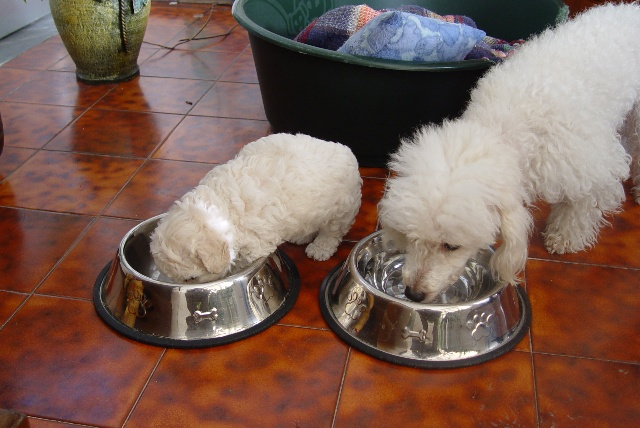
#> input picture resources/dogs.jpg, 640 x 428 px
$ jupyter execute '008.Bitwise Operators and Masking.ipynb'   (shell and % lines are left out)
#> lines starting #> are read from the running program, lines starting #| are printed output that depends on the picture; after the words box and inside, x2 and y2 are one past the last pixel; in counts of white or black regions, pixels touching at a corner belong together
### notebook_util.py
from functools import partial

def imshow(cv2, name, input, fig_size=None, cmap="gray"):
    """
    params:
        name - The "title" that would show on OpenCv window.
        input - the input data
        **the two params are the existing parameters in opencv.imshow**
        fig_size - receives a tuple for the image size to be printed in the notebook
        cmap - a matplotlib-compliant color map code to use in our image
    """
    ## by default, we'll infer the image rendering size by the input shape
    ## assuming a density of 80 dpi
    if fig_size is None:
        dpi = 80
        im_data = input
        try:
            height, width, depth = im_data.shape
        except:
            height, width = im_data.shape
        fig_size = width / float(dpi), height / float(dpi)

    try:
        input = cv2.cvtColor(input,cv2.COLOR_BGR2RGB)
    except :
        input = input

    import matplotlib.pyplot as plt
    get_ipython().magic(u'matplotlib inline')

    fig, ax = plt.subplots(figsize=fig_size)
    print("Showing Image: {}".format(name))
    ax.imshow(input, interpolation='none', aspect="auto", cmap=cmap)
    plt.show()

def override_imshow(cv2):
    ## from now on, cv2.imshow will call our function instead.
    cv2.imshow = partial(imshow, cv2)

### 008.Bitwise Operators and Masking.ipynb
[cell 1]
import notebook_util
import cv2
from matplotlib import pyplot as plt
import numpy as np
notebook_util.override_imshow(cv2)

[cell 2]
image_data = cv2.imread("./resources/dogs.jpg")
#> image_data is the input picture: shape (428, 640, 3); mean B, G, R 85.1, 96, 124.2

cv2.imshow("Image", image_data)

[cell 3]
image_data.shape
#> Out = (428, 640, 3)

## Bitwise operations

[cell 4]
#lets initialize two masks with the same size as our image

mask1 = np.zeros(image_data.shape[:2], np.uint8)
mask2 = np.zeros(image_data.shape[:2], np.uint8)

cv2.rectangle(mask1, (90, 120), (380, 380), 255, -2)
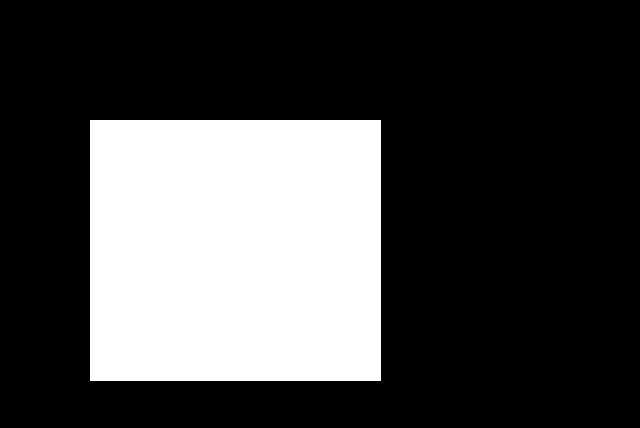
#> mask1: shape (428, 640); 27.7% white; 1 white region, box (x1, y1, x2, y2) and area: (90, 120, 381, 381) 75951
cv2.rectangle(mask2, (350, 10), (635, 380), 255, -2)
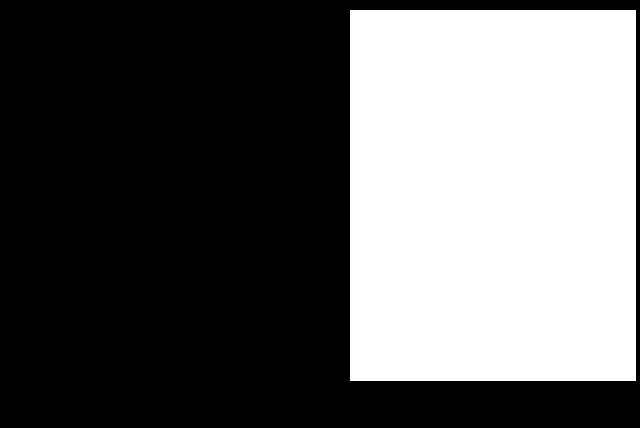
#> mask2: shape (428, 640); 38.7% white; 1 white region, box (x1, y1, x2, y2) and area: (350, 10, 636, 381) 106106

cv2.imshow("mask1", mask1)
cv2.imshow("mask2", mask2)

[cell 5]
# Shows only where they intersect
And = cv2.bitwise_and(mask1, mask2)
cv2.imshow("AND", And)
#> call 4 of imshow, with name = 'AND', cmap = 'gray'
#> in imshow (call 4), `input = cv2.cvtColor(input,cv2.COLOR_BGR2RGB)`:
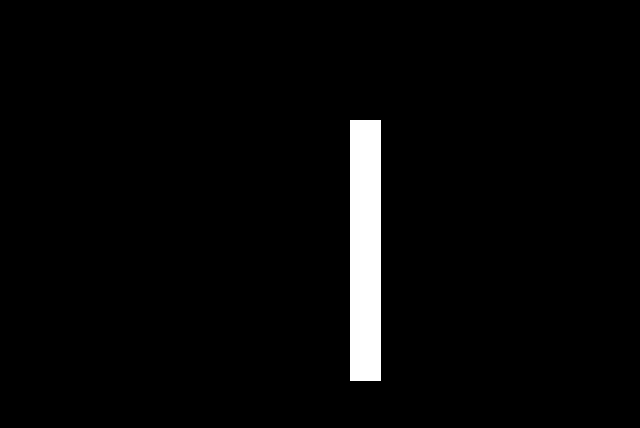
#> input: shape (428, 640, 3); 3% white; 1 white region, box (x1, y1, x2, y2) and area: (350, 120, 381, 381) 8091

[cell 6]
# Shows where either square or ellipse is
bitwiseOr = cv2.bitwise_or(mask1, mask2)
cv2.imshow("OR", bitwiseOr)
#> in imshow (call 5), `input = cv2.cvtColor(input,cv2.COLOR_BGR2RGB)`:
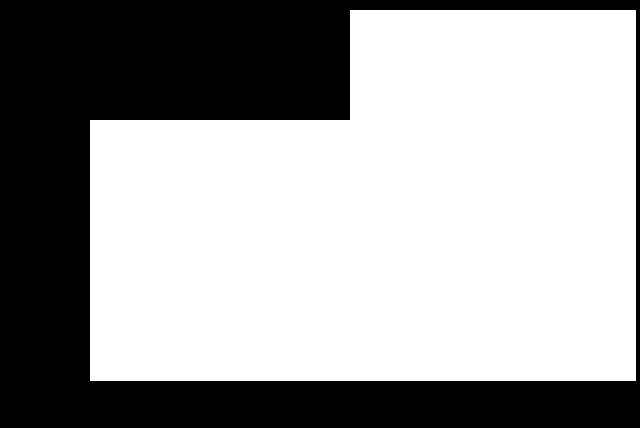
#> input: shape (428, 640, 3); 63.5% white; 1 black region, box (x1, y1, x2, y2) and area: (0, 0, 640, 428) 99954

[cell 7]
# Shows where either exist by itself
bitwiseXor = cv2.bitwise_xor(mask1, mask2)
cv2.imshow("XOR", bitwiseXor)
#> in imshow (call 6), `input = cv2.cvtColor(input,cv2.COLOR_BGR2RGB)`:
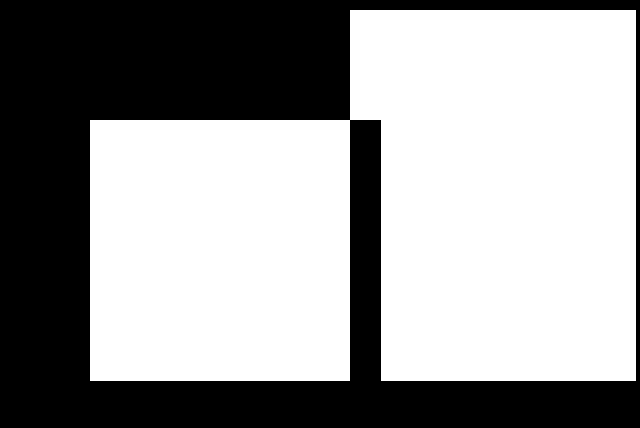
#> input: shape (428, 640, 3); 60.6% white; 1 black region, box (x1, y1, x2, y2) and area: (0, 0, 640, 428) 108045

[cell 8]
# Shows everything that isn't part of the square
bitwiseNot_sq = cv2.bitwise_not(mask1)
cv2.imshow("NOT - square", bitwiseNot_sq)

[cell 9]
bitwiseNot_ell = cv2.bitwise_not(mask2)
cv2.imshow("NOT - ellipse", bitwiseNot_ell)
#cv2.waitKey(0)

So far we applied masks together with one another. But we can use the same operators to now apply the masks to the image itself

[cell 10]
puppy = cv2.bitwise_and(image_data, image_data, mask = mask1)
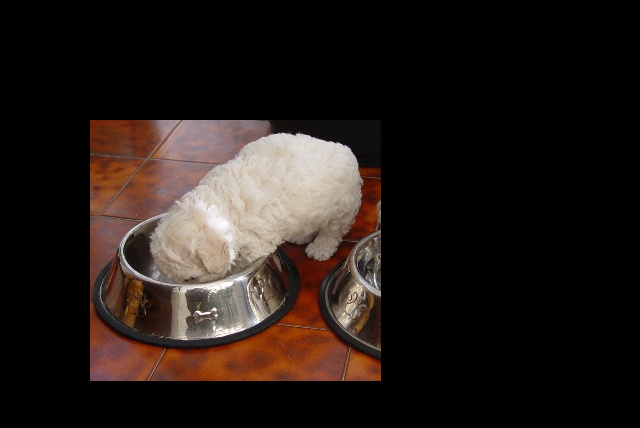
#> puppy: shape (428, 640, 3); mean B, G, R 23.6, 27.4, 35.7
cv2.imshow("Only show puppy", puppy)

[cell 11]
dog = cv2.bitwise_and(image_data, image_data, mask = mask2)
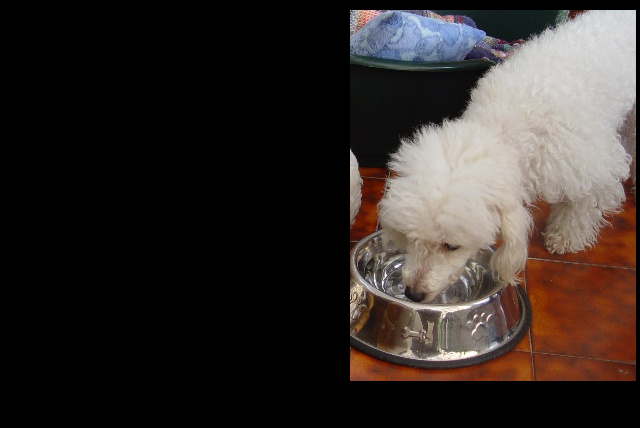
#> dog: shape (428, 640, 3); mean B, G, R 40.7, 44, 51.2
cv2.imshow("Only show big[gish] dog", dog)

[cell 12]
dog = cv2.bitwise_and(image_data, image_data, mask = And)
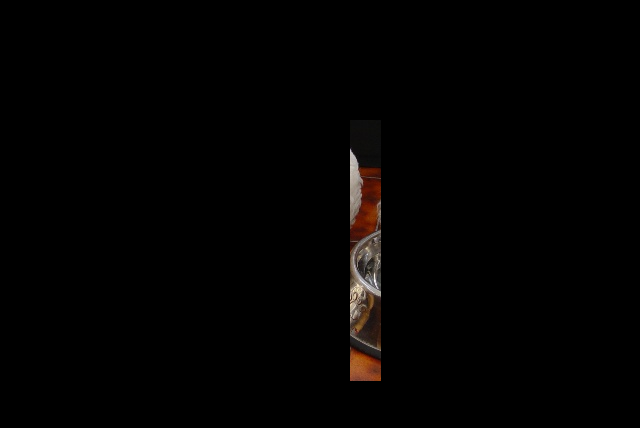
#> dog: shape (428, 640, 3); mean B, G, R 1.5, 1.8, 2.6
cv2.imshow("Only show the intersection of the two masks", dog)

[cell 13]
dog = cv2.bitwise_and(image_data, image_data, mask = bitwiseOr)
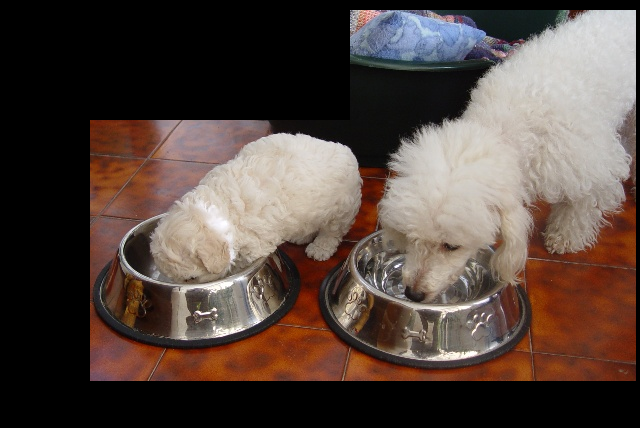
#> dog: shape (428, 640, 3); mean B, G, R 62.8, 69.5, 84.3
cv2.imshow("Show the two dogs", dog)

$ run again, with resources/Patrick_Stewart_and_Hugh_Jackman_Press_Conference_Logan_Berlinale_2017_01.jpg copied over resources/dogs.jpg
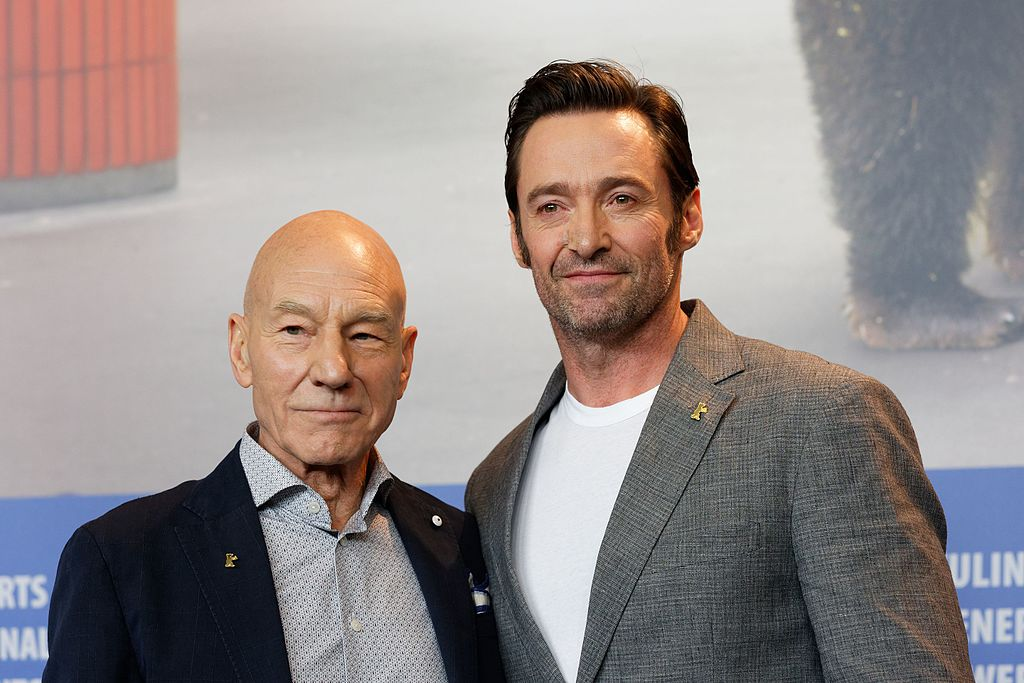
#> input picture resources/Patrick_Stewart_and_Hugh_Jackman_Press_Conference_Logan_Berlinale_2017_01.jpg, 1024 x 683 px
#> image_data is the input picture: shape (683, 1024, 3); mean B, G, R 138.2, 139.5, 148.5
#> `cv2.rectangle(mask1, (90, 120), (380, 380), 255, -2)`:
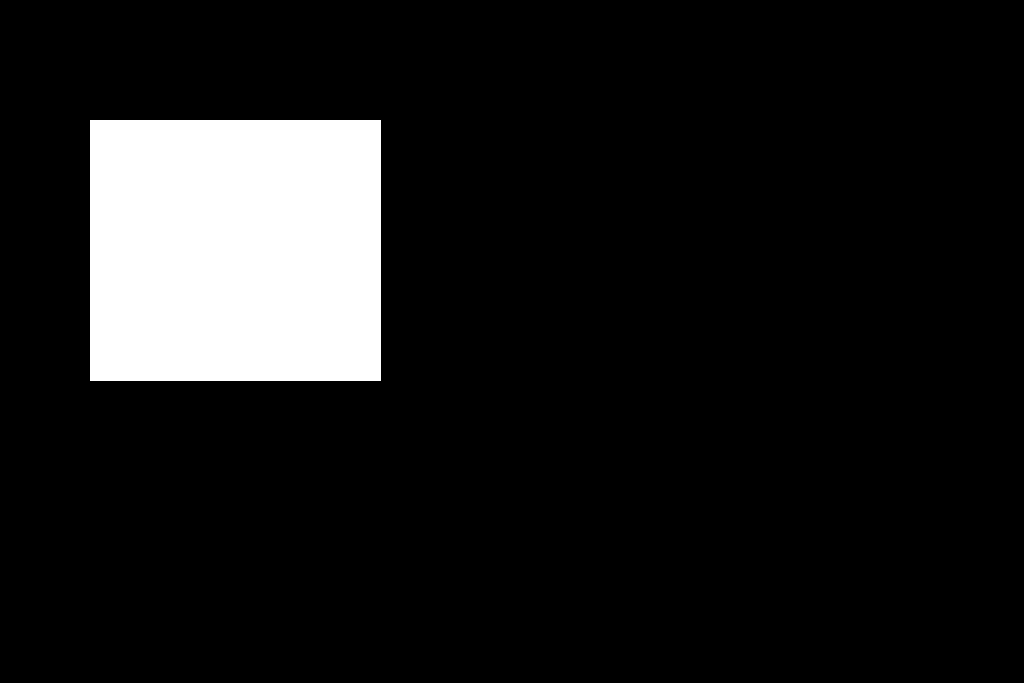
#> mask1: shape (683, 1024); 10.9% white; 1 white region, box (x1, y1, x2, y2) and area: (90, 120, 381, 381) 75951
#> mask2: shape (683, 1024); 15.2% white; 1 white region, box (x1, y1, x2, y2) and area: (350, 10, 636, 381) 106106
#> input: shape (683, 1024, 3); 1.2% white; 1 white region, box (x1, y1, x2, y2) and area: (350, 120, 381, 381) 8091
#> input: shape (683, 1024, 3); 24.9% white; 1 white region, box (x1, y1, x2, y2) and area: (90, 10, 636, 381) 173966
#> input: shape (683, 1024, 3); 23.7% white; 1 white region, box (x1, y1, x2, y2) and area: (90, 10, 636, 381) 165875
#> `dog = cv2.bitwise_and(image_data, image_data, mask = bitwiseOr)`:
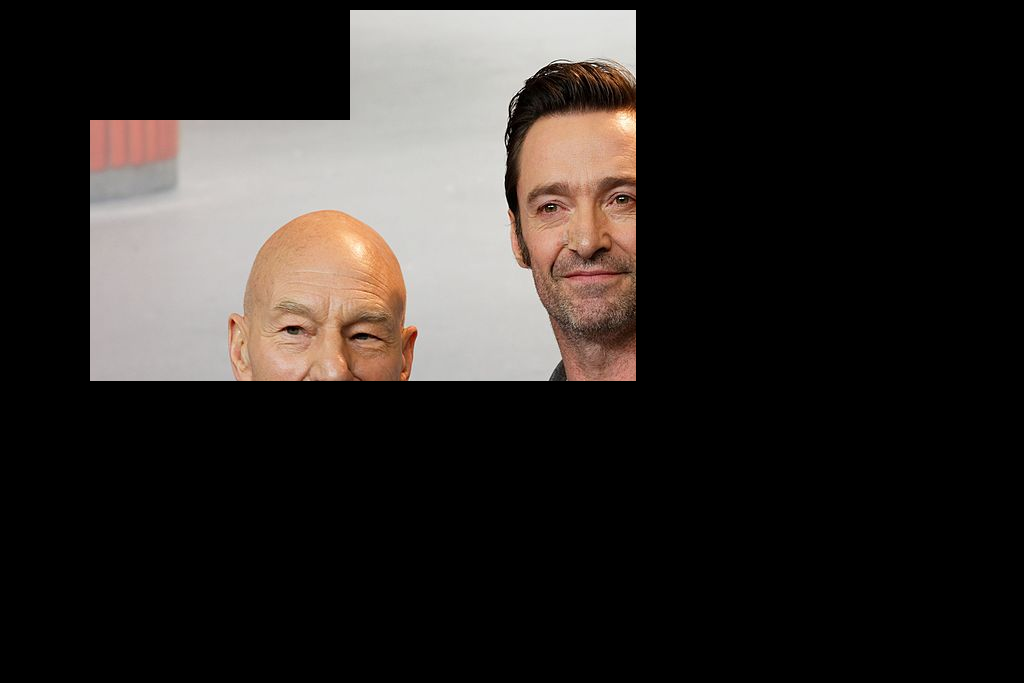
#> dog: shape (683, 1024, 3); mean B, G, R 39.4, 42.3, 47

$ run again, with resources/andorra.jpg copied over resources/dogs.jpg
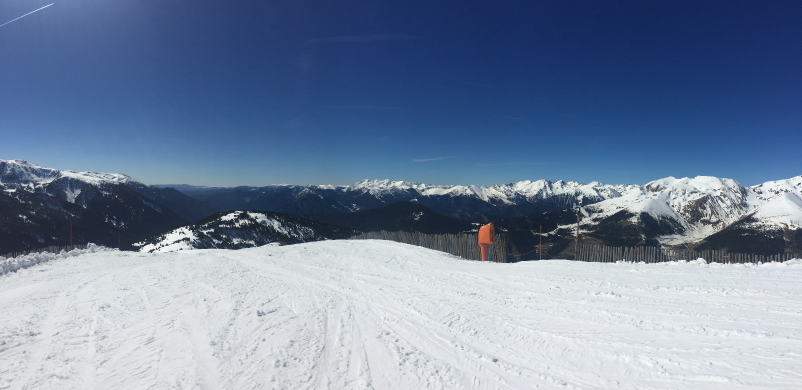
#> input picture resources/andorra.jpg, 1604 x 780 px (shown at 1/2 size)
#> image_data is the input picture: shape (780, 1604, 3); mean B, G, R 158.5, 132.1, 114.7
#> `cv2.rectangle(mask1, (90, 120), (380, 380), 255, -2)`:
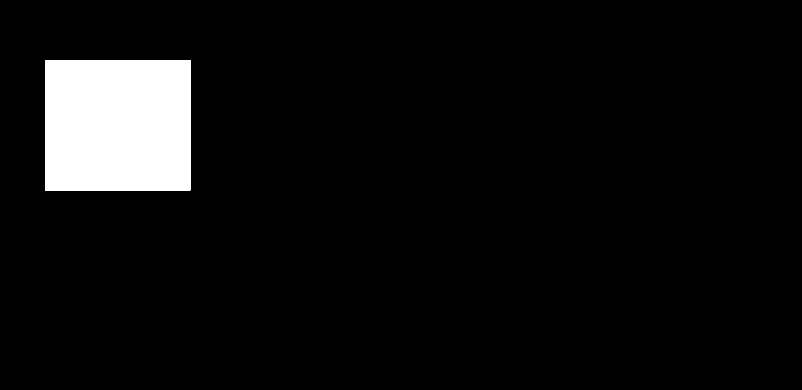
#> mask1: shape (780, 1604) (shown at 1/2 size); 6.1% white; 1 white region, box (x1, y1, x2, y2) and area: (90, 120, 381, 381) 75951
#> mask2: shape (780, 1604); 8.5% white; 1 white region, box (x1, y1, x2, y2) and area: (350, 10, 636, 381) 106106
#> input: shape (780, 1604, 3); 0.65% white; 1 white region, box (x1, y1, x2, y2) and area: (350, 120, 381, 381) 8091
#> input: shape (780, 1604, 3); 13.9% white; 1 white region, box (x1, y1, x2, y2) and area: (90, 10, 636, 381) 173966
#> input: shape (780, 1604, 3); 13.3% white; 1 white region, box (x1, y1, x2, y2) and area: (90, 10, 636, 381) 165875
#> `dog = cv2.bitwise_and(image_data, image_data, mask = bitwiseOr)`:
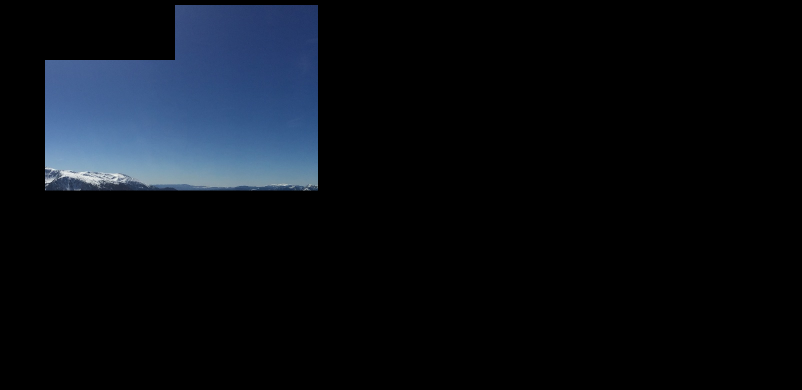
#> dog: shape (780, 1604, 3) (shown at 1/2 size); mean B, G, R 20, 13.9, 9.7
